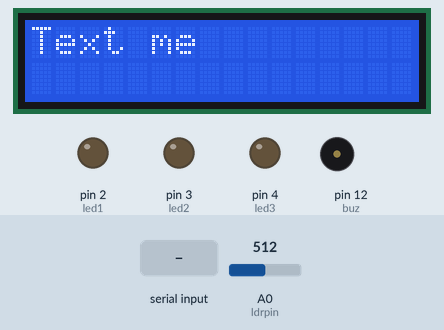
Bench run of a sketch on a simulated Arduino Uno, built with avr-gcc and run on an emulated ATmega328P. On the bench: 16×2 character LCD, output pins drawn as LEDs (lit = HIGH), buzzer (waves = sounding). Inputs (shaded band) come from the test bench; at power-on: A0 (ldrpin) = 512. What the sketch prints to the serial monitor is not drawn.

Above: at 1.2 s.
1.3 s: "90,45\n" received over Serial
At 2.8 s:
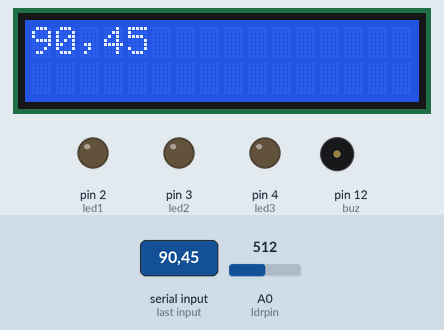
3.8 s: "10@" received over Serial
At 6.0 s:
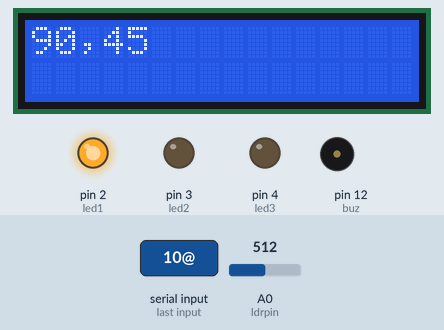
6.3 s: "30$" received over Serial
At 8.5 s:
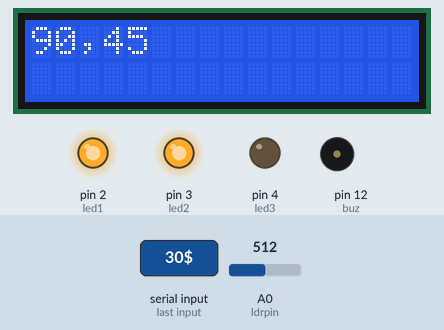
9.3 s: "20#" received over Serial
At 10.9 s:
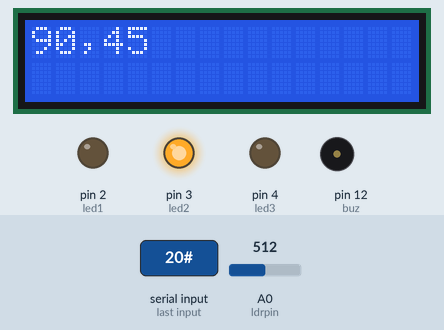
11.8 s: "50^" received over Serial
At 14.0 s:
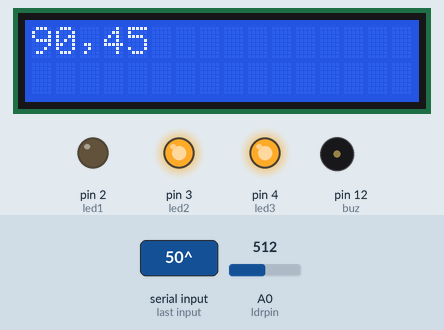
14.3 s: "40%" received over Serial
At 16.0 s:
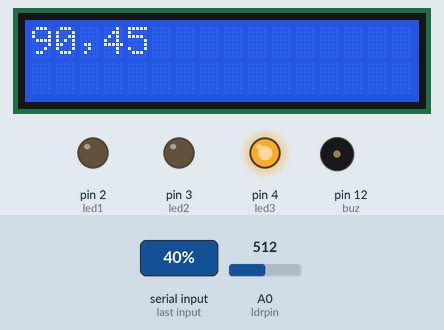
Timing chart, 0 to 17.5 s (numbered marks = the images above; inputs shaded):
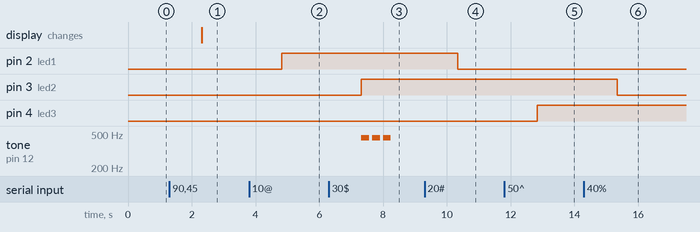

The sketch:

Computer_to_Arduino.ino
```cpp
#include <LiquidCrystal.h>
String stringVal;
int led1 = 2;
int led2 = 3;
int led3 = 4;
int buz = 12;
int ldrpin=A0;
int ldrVal=0;

// initialize the library by associating any needed LCD interface pin
// with the arduino pin number it is connected to
const int rs = 6, en = 7, d4 = 8, d5 = 9, d6 = 10, d7 = 11;
LiquidCrystal lcd(rs, en, d4, d5, d6, d7);

void setup() {
  Serial.begin(9600);
  pinMode(led1, OUTPUT);
  pinMode(led2, OUTPUT);
  pinMode(led3, OUTPUT);
  pinMode(buz,OUTPUT);

  lcd.begin(16, 2);
  lcd.print("Text me ");
}

void loop() {

  if (Serial.available() > 0) {
    stringVal = Serial.readString();      //reading serial data as string
    if (stringVal == "10@" || stringVal == "20#" || stringVal == "30$"
        || stringVal == "40%" ||  stringVal == "50^" || stringVal == "60&"
        || stringVal == "70"  || stringVal == "80" || stringVal == "90")
    {
     int newVal = stringVal.toInt();
      switch (newVal) {
        case 10:
          digitalWrite(led1, HIGH);
          break;

        case 20:
          digitalWrite(led1, LOW);
          break;

        case 30:
          digitalWrite(led2, HIGH);
         for(int i=0;i<=2;i++){
          tone(buz,450);
          delay(250);
          noTone(buz);
          delay(90);}
          break;

        case 40:
          digitalWrite(led2, LOW);
          break;

        case 50:
          digitalWrite(led3, HIGH);
          break;

        case 60:
          digitalWrite(led3, LOW);
          break;

        case 70:
          digitalWrite(led1, HIGH);
          digitalWrite(led2, HIGH);
          digitalWrite(led3, HIGH);
          break;

        case 80:
          digitalWrite(led1, LOW);
          digitalWrite(led2, LOW);
          digitalWrite(led3, LOW);
          break;

        case 90:
          digitalWrite(led1, LOW);
          digitalWrite(led2, LOW);
          digitalWrite(led3, LOW);
          lcd.clear();
          lcd.setCursor(0, 0);
          break;
      }
    }
    else {
      lcd.clear();
      lcd.setCursor(0, 0);
      lcd.print( stringVal);
    }
  }
    ldrVal = analogRead(ldrpin);
    Serial.write(ldrVal);
    delay(250);

}
```

Measured:
- after the input at 1.3 s, the display: changes after 1.0 s (image 1)
- after the input at 3.8 s, pin 2 (led1): LOW → HIGH after 1.0 s
- after the input at 6.3 s, pin 3 (led2): LOW → HIGH after 1.0 s; tone on pin 12 (buz): alternates 450 Hz for 0.25 s and silent for 0.09 s, 6 changes in all, then stays silent, starting after 1.0 s
- after the input at 9.3 s, pin 2 (led1): HIGH → LOW after 1.0 s
- after the input at 11.8 s, pin 4 (led3): LOW → HIGH after 1.0 s
- after the input at 14.3 s, pin 3 (led2): HIGH → LOW after 1.0 s
